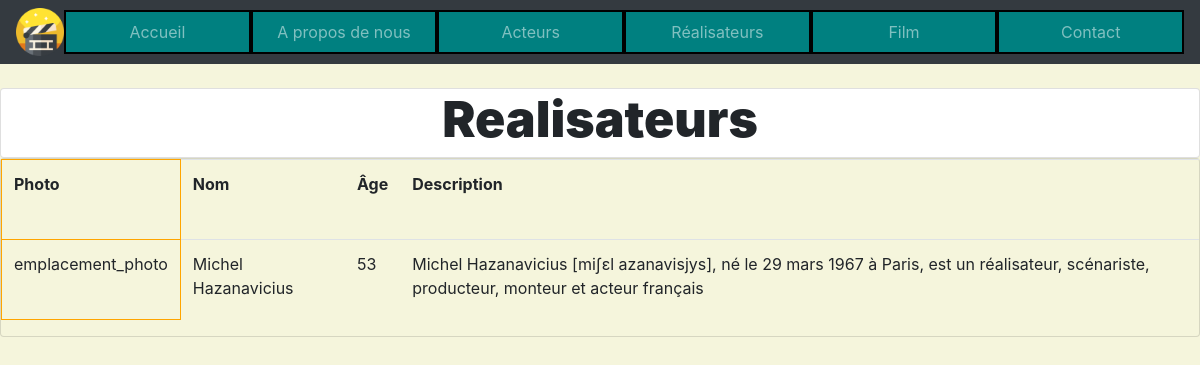
Page /realisateur on the committed database.
### main/models.py (models this page shows, shortened)
class Realisateur(models.Model):
    nom = models.CharField(max_length=200, null=True)
    age = models.IntegerField(max_length=20, null=True)
    description = models.CharField(max_length=2000, null=True)

### main/views.py (the view)
# urls.py: path('realisateur', views.realisateur, name = 'page_realisateur' ),
def realisateur (request):
    mes_realisateur = Realisateur.objects.all()
    context = { 'realisateur':realisateur,'mes_realisateur':mes_realisateur,}
    return render(request,'home/realisateur.html', context)

### main/templates/home/realisateur.html (shortened to what this page needs)
{% extends 'home/ref.html' %}
{% block content %}
    <br>
    <body style="background-color: rgb(245, 245, 220);">
        <div class="row">
            <div class="col-md">
                <div class="card card-bod">
                    <h5 style="text-align: center;font-weight:1000; font-size:50px;">Realisateurs</h5>
                </div>
                <div class="card card-bod"style="background-color: rgb(245, 245, 220);">
                <table class="table" style="height: 10em;">
                    <tr >
                        <th style="height: 5em; border: orange 1px solid;">Photo</th>
                        <th>Nom</th>
                        <th>Âge</th>
                        <th>Description</th>
                    </tr>
                    {% for i in mes_realisateur%}
                    <tr>
                        <td style="height: 5em; border: orange 1px solid;">emplacement_photo</td>
                        <td>{{i.nom}}</td>
                        <td>{{i.age}}</td>
                        <td>{{i.description}}</td>
                    </tr>
                    {% endfor %}
                </table>
            </div>
        </div>
    </div>
    </body>
{% endblock %}

### static/css/ref.css (style rules this page uses)
body { background-color: rgb(245, 245, 220); }

### rows in the picture
Realisateur: nom "Michel Hazanavicius", age "53", description "Michel Hazanavicius [miʃɛl azanavisjys], né le 29 mars 1967 à Paris, est un réalisateur, scénariste, producteur, monteur et acteur français"
